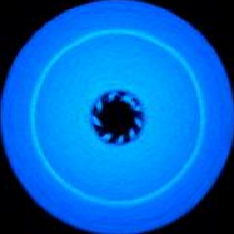
#> input picture input_bobins/pure/9.png, 234 x 234 px
$ python polarCartesianTemp.py
#> lines starting #> are read from the running program, lines starting #| are printed output that depends on the picture; after the words box and inside, x2 and y2 are one past the last pixel; in counts of white or black regions, pixels touching at a corner belong together
import cv2 as cv
import math

img = cv.imread("../input_bobins/pure/9.png")
#> img is the input picture: shape (234, 234, 3); mean B, G, R 193.2, 99.9, 2
cv.imshow("Original image", img)
'''
# resize:
print('Original Dimensions : ', img.shape)
if img.shape[0] > 3000 or img.shape[1] > 3000:
    scale_percent = 10
elif img.shape[0] > 1500 or img.shape[1] > 1500:
    scale_percent = 20
else:
    scale_percent = 60
width = int(img.shape[1] * scale_percent / 100)
height = int(img.shape[0] * scale_percent / 100)
dim = (width, height)

img = cv.resize(img, dim, interpolation=cv.INTER_AREA)
'''
# polara çevir:
h, w = img.shape[:2]
#> h = 234; w = 234
img_center = (h / 2, w / 2)
#> img_center = (117, 117)
img_radius = math.hypot(h / 2, w / 2)
#> img_radius = 165.5

cart_2_polar_flag = cv.WARP_FILL_OUTLIERS
img_forth = cv.linearPolar(img, img_center, img_radius, cart_2_polar_flag)
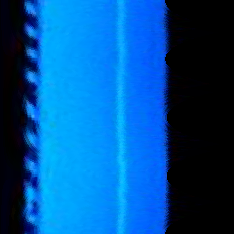
#> img_forth: shape (234, 234, 3); mean B, G, R 148.4, 80.5, 1.9
cv.imshow("linear image", img_forth)


'''
# düz basit thresholding
img_blur = cv.medianBlur(img_forth, 3)
# cv.imshow('img_blur.png', img_blur)
x, thresh_binary = cv.threshold(img_blur, 127, 255, cv.THRESH_BINARY)
cv.imshow('thresh_binary.png', thresh_binary)
cv.waitKey(0)
'''
# adaptive thresholding - gaussian
img_forth = cv.cvtColor(img_forth, cv.COLOR_BGR2GRAY)
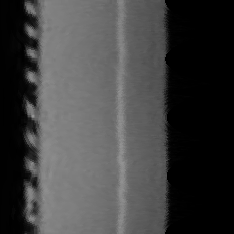
#> img_forth: shape (234, 234); min 0, max 147, mean 64.7
img_forth = cv.medianBlur(img_forth, 3)  # noiseu azaltmak için
thresh_adaptive_gaussian = cv.adaptiveThreshold(img_forth, 255, cv.ADAPTIVE_THRESH_GAUSSIAN_C, cv.THRESH_BINARY, 29, 2)
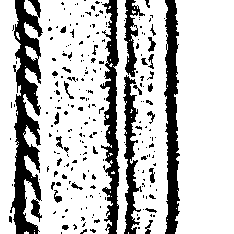
#> thresh_adaptive_gaussian: shape (234, 234); 77.1% white; 233 black regions (202 under 20 px), largest, box (x1, y1, x2, y2) and area: (10, 0, 43, 234) 4005, (164, 0, 180, 234) 2429, (100, 0, 120, 234) 2202
cv.imshow('thresh_adaptive_gaussian.png', thresh_adaptive_gaussian)


# adaptive thresholding - mean
thresh_adaptive_mean = cv.adaptiveThreshold(img_forth, 255, cv.ADAPTIVE_THRESH_MEAN_C, cv.THRESH_BINARY, 29, 2)
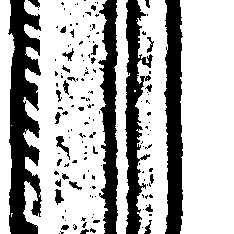
#> thresh_adaptive_mean: shape (234, 234); 70.5% white; 148 black regions (118 under 20 px), largest, box (x1, y1, x2, y2) and area: (8, 0, 42, 234) 5067, (164, 0, 183, 234) 3476, (125, 0, 153, 234) 3012
cv.imshow('thresh_adaptive_mean.png', thresh_adaptive_mean)


# kartezyene geri çevir:
polar_2_cart_flag = cv.WARP_INVERSE_MAP
img_back = cv.linearPolar(thresh_adaptive_mean, img_center, img_radius, polar_2_cart_flag)
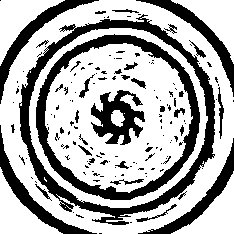
#> img_back: shape (234, 234); 66.7% white; 151 black regions (115 under 20 px), largest, box (x1, y1, x2, y2) and area: (19, 14, 215, 225) 5417, (36, 34, 200, 200) 4335, (91, 90, 145, 145) 1546
cv.imshow("back to cartesian image", img_back)
cv.waitKey(0)
